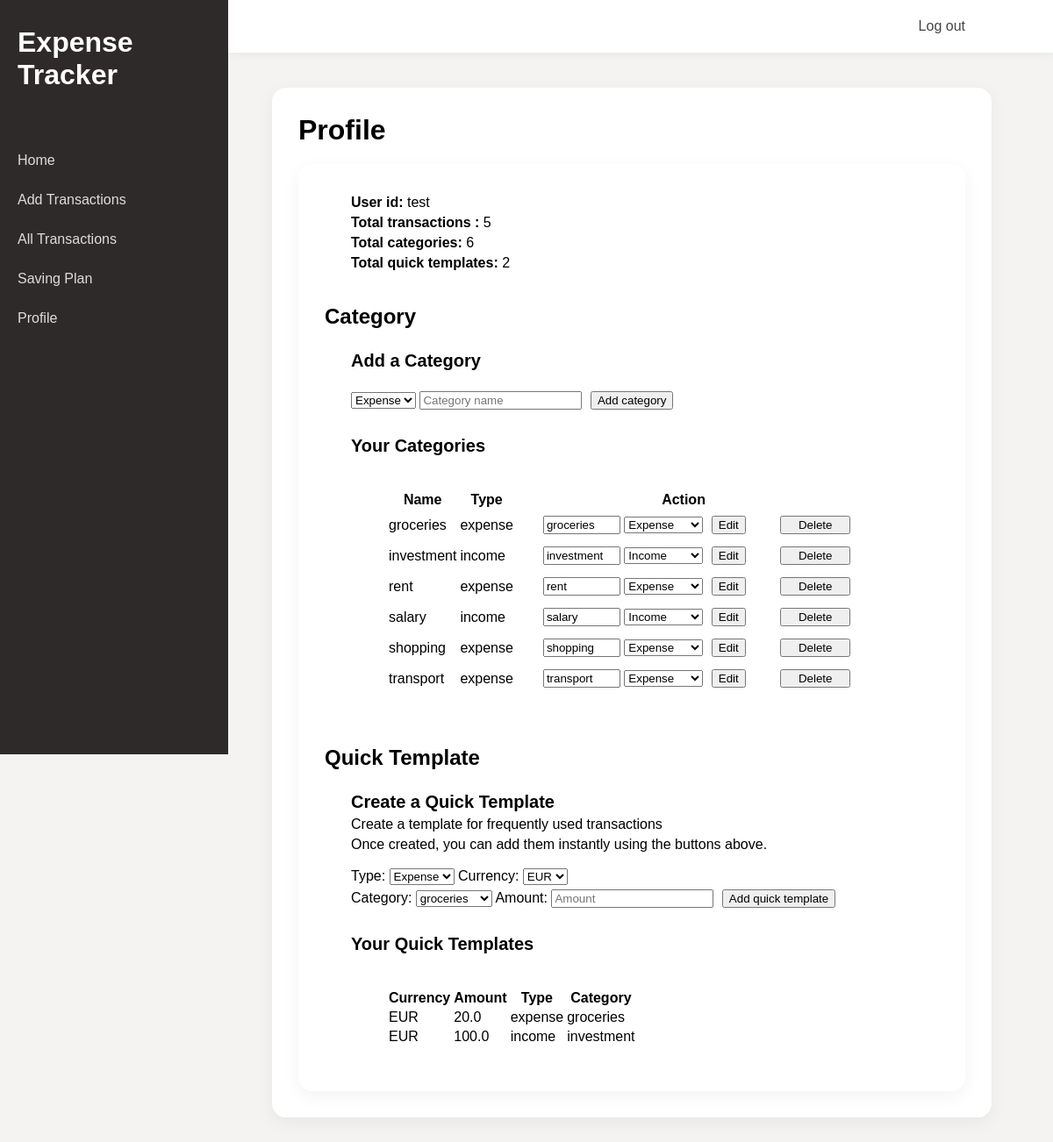
Screenshot of /profile (signed in) with the database file from the repository.
### tables this page shows
CREATE TABLE categories (
    id INTEGER PRIMARY KEY AUTOINCREMENT,
    user_id TEXT NOT NULL,
    name TEXT NOT NULL,
    type TEXT NOT NULL
);

CREATE TABLE quick
(
    id INTEGER PRIMARY KEY AUTOINCREMENT,
    user_id TEXT NOT NULL,
    currency TEXT NOT NULL,
    amount REAL NOT NULL,
    type TEXT NOT NULL,
    category TEXT NOT NULL
);

### app.py (the view)
@app.route("/profile")
@login_required
def profile():
    user_id = session["user_id"]
    db = get_db()
    categories = db.execute("""SELECT id, name, type
                            FROM categories
                            WHERE user_id = ?
                            ORDER BY name
                            """, (user_id,)).fetchall()
    row = db.execute("""SELECT COUNT(*)
                                    FROM transactions
                                    WHERE user_id = ?
                                    """, (user_id,)).fetchone()[0]
    transactions_count = row if row else 0
    row = db.execute("""SELECT COUNT(*)
                                    FROM categories
                                    WHERE user_id = ?
                                    """, (user_id,)).fetchone()[0]
    categories_count = row if row else 0
    row = db.execute("""SELECT COUNT(*)
                                    FROM quick
                                    WHERE user_id = ?
                                    """, (user_id,)).fetchone()[0]
    templates_count = row if row else 0
    quick = db.execute("""SELECT currency, amount, type, category
                       FROM quick
                       WHERE user_id = ?
                       """, (user_id,)).fetchall()
    return render_template("profile.html", categories=categories, user_id=user_id,
                           transactions_count=transactions_count,
                           categories_count=categories_count,
                           templates_count=templates_count,
                           quick=quick)

### app.py (called while the page is built)
@app.before_request
def load_logged_in_user():
    g.user = session.get("user_id", None)

def login_required(view):
    @wraps(view)
    def wrapped_view(*args, **kwargs):
        if g.user is None:
            return redirect(url_for("login", next=request.url))
        return view(*args, **kwargs)
    return wrapped_view

### database.py (called while the page is built)
def get_db():
    if "db" not in g:
        g.db = sqlite3.connect(DATABASE,
            detect_types=sqlite3.PARSE_DECLTYPES
        )
        g.db.row_factory = sqlite3.Row
    return g.db

### templates/profile.html (shortened to what this page needs)
{% extends "base.html" %}
{% block main_content %}
<h1>Profile</h1>
<section>
    <p><b>User id: </b>{{ user_id }}</p>
    <p><b>Total transactions : </b>{{ transactions_count }}</p>
    <p><b>Total categories: </b>{{ categories_count }}</p>
    <p><b>Total quick templates: </b>{{ templates_count }}</p>
    <br>
    <h2>Category</h2>
    <h3>Add a Category</h3>
    <br>
    <form action="{{ url_for('add_category') }}" method="post">
        <select name="type">
            <option value="expense">Expense</option>
        </select>
        <input name="name" placeholder="Category name" required>
        <button type="submit">Add category</button>
        <br>
    </form>
    <h3>Your Categories</h3>
    <br>
    <table>
        <tr>
            <th>Name</th>
            <th>Type</th>
            <th>Action</th>
        </tr>
        {% for c in categories %}
        <tr>
            <td>{{ c.name }}</td>
            <td>{{ c.type }}</td>
            <td>
                <form action="{{ url_for('update_category', id = c.id) }}" method="post" style="display: inline;">
                    <input name="name" value="{{ c.name }}">
                    <select name="type">
                        <option value="expense" {% if c.type=='expense' %}selected{% endif %}>Expense</option>
                        <option value="income" {% if c.type=='income' %}selected{% endif %}>Income</option>
                    </select>
                    <button type="submit">Edit</button>
                </form>
                <form action="{{ url_for('delete_category', id = c.id) }}" method="post" style="display: inline;">
                    <input type="submit" value="Delete" onclick="return confirm('Delete this category?')">
                </form>
            </td>
        </tr>
        {% endfor %}
    </table>
    <br>
    <h2>Quick Template</h2>
    <h3>Create a Quick Template</h3>
    <p>Create a template for frequently used transactions</p>
    <p>Once created, you can add them instantly using the buttons above.</p>
    <br>
    <form action="{{ url_for('add_template') }}" method="post">
        <label for="type">Type: </label>
        <select name="type" required>
            <option value="expense">Expense</option>
        </select>
        <label for="currency"> Currency: </label>
        <select name="currency" required>
            <option value="EUR">EUR</option>
        </select>
        <br>
        <label for="category"> Category: </label>
        <select name="category" required>
            {% for c in categories %}
            <option value="{{ c.name }}">{{ c.name }}</option>
            {% endfor %}
        </select>
        <label for="amount"> Amount: </label>
        <input type="number" step="1" name="amount" placeholder="Amount" required>
        <button type="submit">Add quick template</button>
    </form>
    <h3>Your Quick Templates</h3>
    <br>
    <table>
        <tr>
            <th>Currency</th>
            <th>Amount</th>
            <th>Type</th>
            <th>Category</th>
        </tr>
        {% for q in quick %}
        <tr>
            <td>{{ q.currency }}</td>
            <td>{{ q.amount }}</td>
            <td>{{ q.type }}</td>
            <td>{{ q.category }}</td>
        </tr>
        {% endfor %}
    </table>
</section>
{% endblock %}

### static/styles.css (style rules this page uses)
* { margin: 0; font-family: sans-serif; }
html { background-color: #f5f2f2; }
section { background-color: white; padding: 30px; border-radius: 16px; box-shadow: 0 6px 20px rgba(0, 0, 0, 0.05); }
h1 { font-size: 32px; margin-bottom: 20px; }
h2 { font-size: 24px; margin-top: 20px; }
h3 { font-size: 20px; margin-top: 25px; margin-left: 30px; }
button { margin: 5px; }
p { margin-left: 30px; margin-top: 5px; }
table input { width: 80px; }
table select { width: 90px; }
form { margin-left: 30px; }
table { margin-left: 70px; margin-top: 20px; margin-bottom: 20px; }

### rows the page displays
categories: name "groceries", type "expense", type "Expense"
categories: name "investment", type "income", type "Income"
categories: name "rent", type "expense", type "Expense"
categories: name "salary", type "income", type "Income"
categories: name "shopping", type "expense", type "Expense"
categories: name "transport", type "expense", type "Expense"
quick: currency "EUR", amount "20.0", type "expense", category "groceries"
quick: currency "EUR", amount "100.0", type "income", category "investment"

### other values shown
{{ user_id }} "test"
{{ transactions_count }} "5"
{{ categories_count }} "6"
{{ templates_count }} "2"
form field category "groceries"
